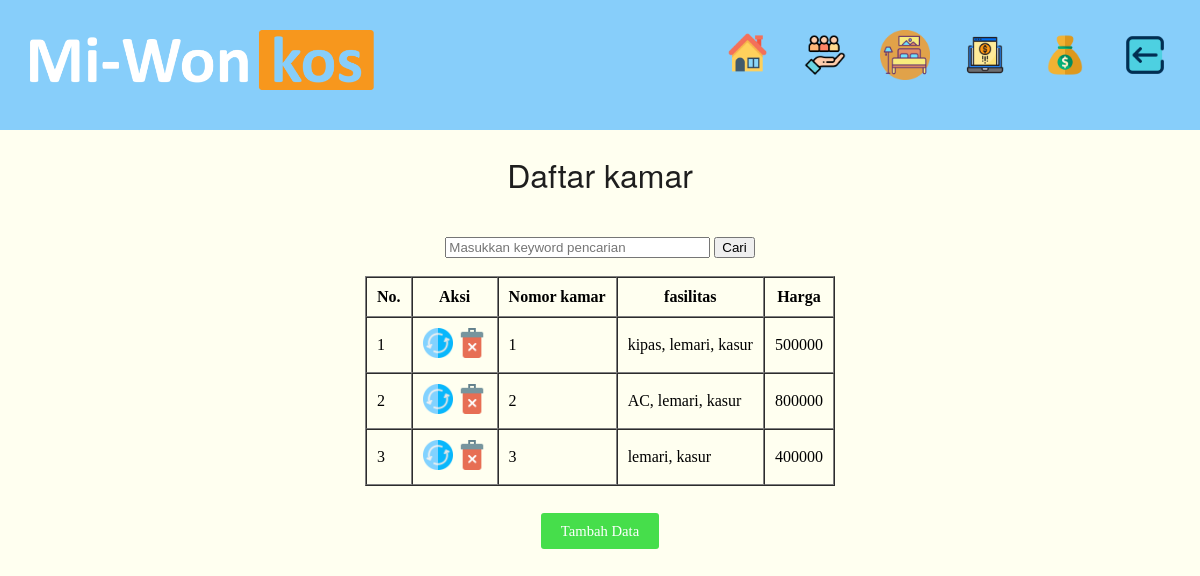
The app's page /admin/kamar/index.php with its own data.
### tables this page shows
CREATE TABLE `kamar` (
  `id_kamar` int(11) NOT NULL,
  `no_kamar` varchar(20) NOT NULL,
  `fasilitas` varchar(50) NOT NULL,
  `harga` varchar(20) NOT NULL
);

### admin/kamar/database.php (called while the page is built, shortened)
<?php
    class database{
        var $host = "localhost";
        var $uname = "root";
        var $pass = "";
        var $db = "kos";
        function __construct(){
            $this->koneksi = mysqli_connect($this->host, $this->uname, $this->pass, $this->db);
        }
        function tampil(){
            $data = mysqli_query($this->koneksi, "SELECT * FROM kamar");
            while($row = mysqli_fetch_array($data)){
                $hasil[] = $row;
            }
            return $hasil;
        }
    }
?>

### admin/kamar/index.php (the view, shortened to what this page needs)
<?php
       require 'database.php';
	   $db = new database();
?>
<!DOCTYPE html>
<html >
<head>
</head>
<body bgcolor="#fffff">
	<div id ="header"><a href="../home1.html"><img src="img/kos.png" height="60px"></a>
	<span>
		<a href="../index.php"><img src="img/back.png" align="right" width="50px" style="margin-left: 30px"></a>
	</span>
	<span>
		<a href="../pembayaran/index.php"><img src="img/money.png" align="right" width="50px" style="margin-left: 30px"></a>
	</span>
	<span>
		<a href="../pendaftaran/index.php"><img src="img/transaksi.png" align="right" width="50px" style="margin-left: 30px"></a>
	</span>
	<span>
		<a href="index.php"><img src="img/kamare.png" align="right" width="50px" style="margin-left: 30px"></a>
	</span>
	<span>
		<a href="../pelanggan/index.php"><img src="img/pelanggan.png" align="right" width="50px" style="margin-left: 30px"></a>
	</span>
	<span>
		<a href="../home1.html"><img src="img/home.png" align="right" width="45px" style="margin-left: 30px"></a>
	</span>
	</div>
    <h1>Daftar kamar</h1>
	<br>
	<center>
    <form action="" method="post">
        <input type="text" name="keyword" size="30" autofocus
        placeholder="Masukkan keyword pencarian" autocomplete="off">
        <button type="cari" name="cari">Cari</button>
    </form>
    </center>
    <br>
    <center>
    <table border="1" cellpadding="10" cellspacing="0">
        <tr>
            <th>No.</th>
            <th>Aksi</th>
            <th>Nomor kamar</th>
            <th>fasilitas</th>
            <th>Harga</th>
        </tr>
        <?php $i = 1; ?>
        <?php foreach( $db->tampil() as $kmr) : ?>
        <tr>
            <td><?= $i ?> </td>
            <td>
                <a href="ubah.php?id_kamar=  <?= $kmr ["id_kamar"] ?>"><img src="img/update.png" width="30px"></a>
				<a id="tombol_hapus" href="hapus.php?id_kamar=  <?= $kmr ["id_kamar"] ?> "><img src="img/delete.png" width="30px"></a>
            </td>
            <td> <?= $kmr ["no_kamar"] ?> </td>
            <td><?= $kmr ["fasilitas"] ?> </td>
            <td><?= $kmr ["harga"] ?> </td>
        </tr>
        <?php $i++; ?>
<?php endforeach; ?>
    </table>
    </center>
    <br>
    <br>
    <center>
    <a href="tambah.php" class="tombol_tambah"> Tambah Data </a>
    </center>
</body>
</html>

### admin/kamar/index.php (style rules this page uses)
body { margin: auto; padding: inherit; }
#header { background : #87CEFA; text-align-last: left; font-size: 40px; padding: 30px; }
h1 { font-family: Gotham, "Helvetica Neue", Helvetica, Arial, "sans-serif"; text-align: center; color:#1E1E1E; font-weight: 300; }
.tombol_tambah { text-decoration: none; background: #46de4b; color: white; font-size: 11pt; width: 100%; border: none; border-radius: 3px; padding: 10px 20px; }

### records on screen
kamar: no_kamar "1", fasilitas "kipas, lemari, kasur", harga "500000"
kamar: no_kamar "2", fasilitas "AC, lemari, kasur", harga "800000"
kamar: no_kamar "3", fasilitas "lemari, kasur", harga "400000"
